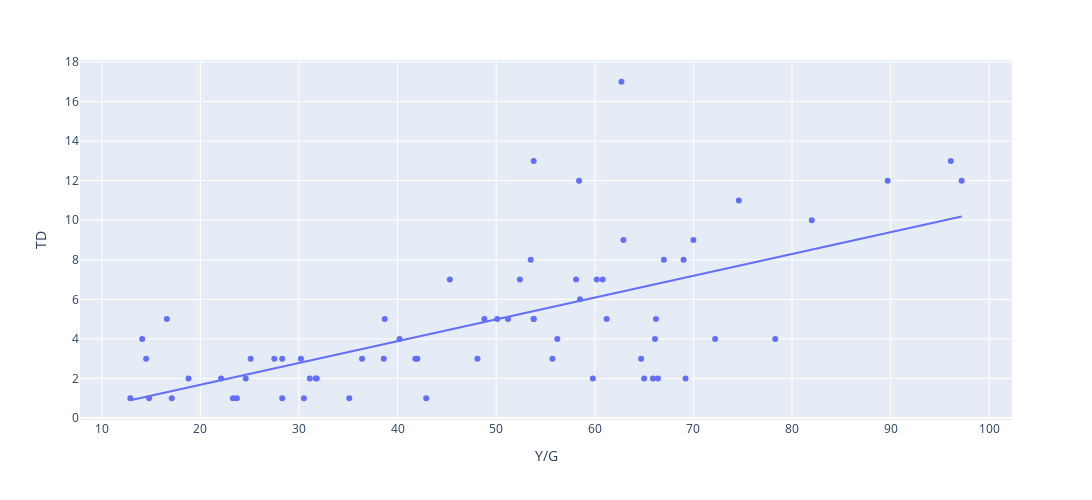

Write notebook code for a chart like this one.
### Code cell
fig = px.scatter(rb_df, x="Y/G", y="TD", trendline='ols', hover_data=['Player'], height= 500, width=1333)
fig.show() #show scatter plot detailing performance of running backs

### Figure 1 — Plotly figure (JSON) as saved in the notebook; plotly's stock layout.template omitted (floating-point values rounded to 4 significant figures)
{"data": [{"customdata": [["Josh Jacobs*+"], ["Derrick Henry*"], ["Nick Chubb*"], ["Saquon Barkley*"], ["Jonathan Taylor"], ["Miles Sanders*"], ["Dameon Pierce"], ["Kenneth Walker III"], ["Rashaad Penny"], ["Dalvin Cook*"], ["Christian McCaffrey*"], ["Brian Robinson Jr."], ["Travis Etienne"], ["Breece Hall"], ["Aaron Jones"], ["J.K. Dobbins"], ["Tyler Allgeier"], ["Tony Pollard*"], ["Jamaal Williams"], ["Rhamondre Stevenson"], ["Najee Harris"], ["James Conner"], ["Alvin Kamara"], ["Latavius Murray"], ["Ezekiel Elliott"], ["Joe Mixon"], ["Khalil Herbert"], ["Raheem Mostert"], ["D'Onta Foreman"], ["Jeff Wilson"], ["Austin Ekeler"], ["Cordarrelle Patterson"], ["Cam Akers"], ["Devin Singletary"], ["David Montgomery"], ["Isiah Pacheco"], ["Gus Edwards"], ["AJ Dillon"], ["Zonovan Knight"], ["Damien Harris"], ["Leonard Fournette"], ["Kenyan Drake"], ["D'Andre Swift"], ["James Robinson"], ["Antonio Gibson"], ["Zack Moss"], ["Melvin Gordon"], ["James Cook"], ["Chuba Hubbard"], ["Caleb Huntley"], ["Clyde Edwards-Helaire"], ["Rachaad White"], ["Darrell Henderson"], ["Kareem Hunt"], ["Michael Carter"], ["Samaje Perine"], ["Jaylen Warren"], ["Mark Ingram"], ["Joshua Kelley"], ["Chase Edmonds"], ["Jerick McKinnon"], ["Alexander Mattison"], ["Deon Jackson"], ["Boston Scott"], ["Kenneth Gainwell"], ["Matt Breida"]], "hovertemplate": "Y/G=%{x}<br>TD=%{y}<br>Player=%{customdata[0]}<extra></extra>", "legendgroup": "", "marker": {"color": "#636efa", "symbol": "circle"}, "mode": "markers", "name": "", "orientation": "v", "showlegend": false, "type": "scatter", "x": [97.2, 96.1, 89.7, 82, 78.3, 74.6, 72.2, 70, 69.2, 69, 67, 66.4, 66.2, 66.1, 65.9, 65, 64.7, 62.9, 62.7, 61.2, 60.8, 60.2, 59.8, 58.5, 58.4, 58.1, 56.2, 55.7, 53.8, 53.8, 53.8, 53.5, 52.4, 51.2, 50.1, 48.8, 48.1, 45.3, 42.9, 42, 41.8, 40.2, 38.7, 38.6, 36.4, 35.1, 31.8, 31.7, 31.1, 30.5, 30.2, 28.3, 28.3, 27.5, 25.1, 24.6, 23.7, 23.3, 22.1, 18.8, 17.1, 16.6, 14.8, 14.5, 14.1, 12.9], "xaxis": "x", "y": [12, 13, 12, 10, 4, 11, 4, 9, 2, 8, 8, 2, 5, 4, 2, 2, 3, 9, 17, 5, 7, 7, 2, 6, 12, 7, 4, 3, 5, 5, 13, 8, 7, 5, 5, 5, 3, 7, 1, 3, 3, 4, 5, 3, 3, 1, 2, 2, 2, 1, 3, 1, 3, 3, 3, 2, 1, 1, 2, 2, 1, 5, 1, 3, 4, 1], "yaxis": "y"}, {"hovertemplate": "<b>OLS trendline</b><br>TD = 0.1102 * Y/G + -0.522392<br>R<sup>2</sup>=0.408060<br><br>Y/G=%{x}<br>TD=%{y} <b>(trend)</b><extra></extra>", "legendgroup": "", "marker": {"color": "#636efa", "symbol": "circle"}, "mode": "lines", "name": "", "showlegend": false, "type": "scatter", "x": [12.9, 14.1, 14.5, 14.8, 16.6, 17.1, 18.8, 22.1, 23.3, 23.7, 24.6, 25.1, 27.5, 28.3, 28.3, 30.2, 30.5, 31.1, 31.7, 31.8, 35.1, 36.4, 38.6, 38.7, 40.2, 41.8, 42, 42.9, 45.3, 48.1, 48.8, 50.1, 51.2, 52.4, 53.5, 53.8, 53.8, 53.8, 55.7, 56.2, 58.1, 58.4, 58.5, 59.8, 60.2, 60.8, 61.2, 62.7, 62.9, 64.7, 65, 65.9, 66.1, 66.2, 66.4, 67, 69, 69.2, 70, 72.2, 74.6, 78.3, 82, 89.7, 96.1, 97.2], "xaxis": "x", "y": [0.8992, 1.031, 1.076, 1.109, 1.307, 1.362, 1.549, 1.913, 2.045, 2.089, 2.189, 2.244, 2.508, 2.596, 2.596, 2.806, 2.839, 2.905, 2.971, 2.982, 3.346, 3.489, 3.731, 3.742, 3.908, 4.084, 4.106, 4.205, 4.47, 4.778, 4.855, 4.999, 5.12, 5.252, 5.373, 5.406, 5.406, 5.406, 5.616, 5.671, 5.88, 5.913, 5.924, 6.068, 6.112, 6.178, 6.222, 6.387, 6.409, 6.608, 6.641, 6.74, 6.762, 6.773, 6.795, 6.861, 7.081, 7.103, 7.192, 7.434, 7.699, 8.106, 8.514, 9.363, 10.07, 10.19], "yaxis": "y"}], "layout": {"height": 500, "legend": {"tracegroupgap": 0}, "margin": {"t": 60}, "width": 1333, "xaxis": {"anchor": "y", "domain": [0, 1], "title": {"text": "Y/G"}, "type": "linear", "range": [7.882, 102.2], "autorange": true}, "yaxis": {"anchor": "x", "domain": [0, 1], "title": {"text": "TD"}, "type": "linear", "range": [-0.09953, 18.1], "autorange": true}}}
